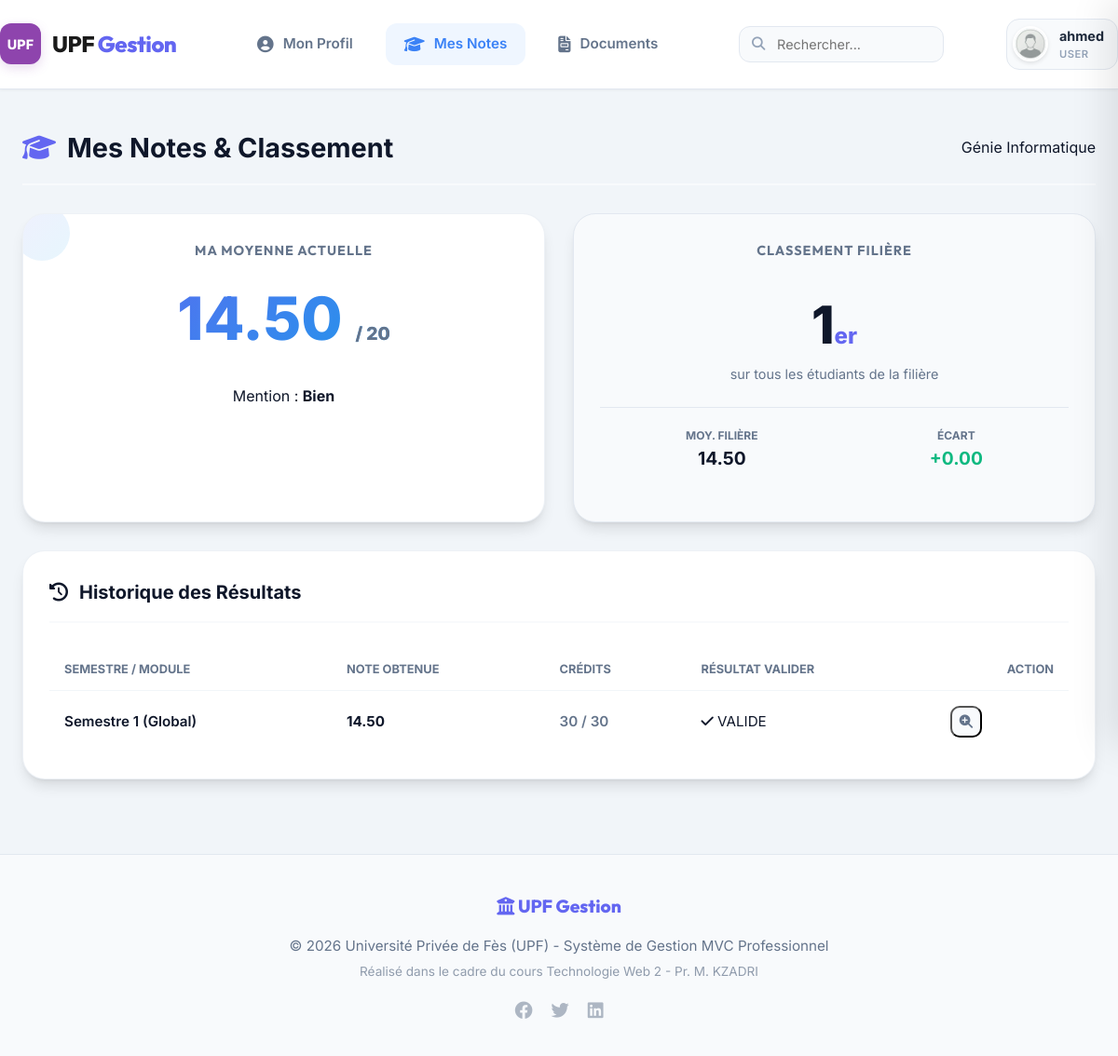
Page /index.php?ctrl=user&action=notes (signed in) on the committed database.
### tables this page shows
CREATE TABLE IF NOT EXISTS etudiants (
    CodeE VARCHAR(10) PRIMARY KEY,
    Nom VARCHAR(50) NOT NULL,
    Prenom VARCHAR(50) NOT NULL,
    CodeF VARCHAR(10),
    Note DECIMAL(4,2),
    DateN DATE,
    Email VARCHAR(100),
    Telephone VARCHAR(20),
    Photo VARCHAR(255),
    FOREIGN KEY (CodeF) REFERENCES filieres(CodeF) ON DELETE SET NULL
);

CREATE TABLE IF NOT EXISTS filieres (
    CodeF VARCHAR(10) PRIMARY KEY,
    IntituleF VARCHAR(100) NOT NULL,
    Responsable VARCHAR(100),
    NbPlaces INT DEFAULT 30
);

### controllers/UserController.php (called while the page is built, shortened)
<?php
require_once 'models/EtudiantModel.php';
require_once 'models/Database.php';
class UserController {
    private $etudiantModel;
    public function __construct() {
        $this->etudiantModel = new EtudiantModel();
    }
    public function notes() {
        $classement = $this->etudiantModel->getClassementFiliere($_SESSION['etudiant_id']);
        require_once 'views/layout/header.php';
        require_once 'views/user/notes.php';
        require_once 'views/layout/footer.php';
    }
}

### models/EtudiantModel.php (called while the page is built, shortened)
<?php
class EtudiantModel {
    private $pdo;
    public function __construct() {
        $this->pdo = Database::getInstance()->getPDO();
    }
    public function findByCode($code) {
        $stmt = $this->pdo->prepare("SELECT e.*, f.IntituleF FROM etudiants e LEFT JOIN filieres f ON e.CodeF = f.CodeF WHERE e.CodeE = ?");
        $stmt->execute([$code]);
        return $stmt->fetch() ?: null;
    }
    public function getClassementFiliere($codeEtudiant) {
        $etudiant = $this->findByCode($codeEtudiant);
        $codeFiliere = $etudiant['CodeF'];
        $note = $etudiant['Note'];
        $stmt = $this->pdo->prepare("SELECT COUNT(*) + 1 FROM etudiants WHERE CodeF = ? AND Note > ?");
        $stmt->execute([$codeFiliere, $note]);
        $rang = $stmt->fetchColumn();
        $stmt2 = $this->pdo->prepare("SELECT AVG(Note) FROM etudiants WHERE CodeF = ?");
        $stmt2->execute([$codeFiliere]);
        $moyenne = round($stmt2->fetchColumn(), 2);
        return ['rang' => $rang, 'moyenne_filiere' => $moyenne];
    }
}

### models/Database.php (called while the page is built, shortened)
<?php
class Database {
    private static $instance = null;
    private $pdo;
    private function __construct() {
        try {
            $dsn = "mysql:host=" . DB_HOST . ";dbname=" . DB_NAME . ";charset=utf8mb4";
            $this->pdo = new PDO($dsn, DB_USER, DB_PASS);
            $this->pdo->setAttribute(PDO::ATTR_ERRMODE, PDO::ERRMODE_EXCEPTION);
            $this->pdo->setAttribute(PDO::ATTR_DEFAULT_FETCH_MODE, PDO::FETCH_ASSOC);
        } catch (PDOException $e) {
            die("Erreur de connexion : " . $e->getMessage());
        }
    }
    public static function getInstance(): self {
        if (self::$instance === null) {
            self::$instance = new self();
        }
        return self::$instance;
    }
    public function getPDO(): PDO {
        return $this->pdo;
    }
}

### views/user/notes.php (the view, shortened to what this page needs)
<div class="card-header" style="margin-bottom: 30px;">
    <div class="card-title" style="font-size: 1.8rem;">
        <i class="fas fa-graduation-cap" style="color: var(--primary);"></i> Mes Notes & Classement
    </div>
    <span class="badge badge-primary"><?php echo htmlspecialchars($etudiant['IntituleF']); ?></span>
</div>
<div style="display: grid; grid-template-columns: 1fr 1fr; gap: 30px; margin-top: 30px;">
    <div class="card" style="text-align: center; position: relative; overflow: hidden;">
        <div style="position: absolute; top: -10px; left: -10px; width: 60px; height: 60px; background: var(--gradient); opacity: 0.1; border-radius: 50%;"></div>
        <h3 style="color: var(--gray); font-size: 0.9rem; text-transform: uppercase; letter-spacing: 1px;">Ma Moyenne Actuelle</h3>
        <div style="font-size: 4rem; font-weight: 800; background: var(--gradient); -webkit-background-clip: text; -webkit-text-fill-color: transparent; margin: 10px 0;">
            <?php echo $etudiant['Note'] !== null ? number_format($etudiant['Note'], 2) : "--"; ?>
            <small style="font-size: 1.2rem; color: var(--gray); -webkit-text-fill-color: var(--gray);">/ 20</small>
        </div>
        <?php if ($etudiant['Note'] !== null): ?>
            <?php
                $n = $etudiant['Note'];
                $mention = "Insuffisant"; $class = "badge-danger";
                if ($n >= 16) { $mention = "Très Bien"; $class = "badge-success"; }
                elseif ($n >= 14) { $mention = "Bien"; $class = "badge-success"; }
                elseif ($n >= 12) { $mention = "Assez Bien"; $class = "badge-primary"; }
                elseif ($n >= 10) { $mention = "Passable"; $class = "badge-primary"; }
            ?>
            <div class="badge <?= $class ?>" style="font-size: 1rem; padding: 10px 24px; border-radius: 50px;">
                Mention : <strong><?php echo $mention; ?></strong>
            </div>
        <?php else: ?>
            <div class="badge" style="background: #f1f5f9; color: var(--gray); font-size: 0.9rem; padding: 10px 24px;">
                Évaluation en cours...
            </div>
        <?php endif; ?>
    </div>
    <div class="card" style="text-align: center; background: #f8fafc; border: 1px solid #e2e8f0;">
        <h3 style="color: var(--gray); font-size: 0.9rem; text-transform: uppercase; letter-spacing: 1px;">Classement Filière</h3>
        <?php if ($classement): ?>
            <div style="margin: 24px 0;">
                <div style="font-size: 3.5rem; font-weight: 800; color: var(--dark);">
                    <?php echo $classement['rang']; ?><small style="font-size: 1.5rem; color: var(--primary);"><?php echo $classement['rang'] == 1 ? 'er' : 'ème'; ?></small>
                </div>
                <div style="font-size: 0.9rem; color: var(--gray); margin-top: -5px;">sur tous les étudiants de la filière</div>
            </div>
            <div style="display: flex; justify-content: space-around; border-top: 1px solid #e2e8f0; padding-top: 20px; margin-top: 10px;">
                <div>
                    <div style="font-size: 0.75rem; color: var(--gray); font-weight: 700; text-transform: uppercase;">Moy. Filière</div>
                    <div style="font-weight: 700; font-size: 1.2rem;"><?php echo number_format($classement['moyenne_filiere'], 2); ?></div>
                </div>
                <div>
                    <div style="font-size: 0.75rem; color: var(--gray); font-weight: 700; text-transform: uppercase;">Écart</div>
                    <?php $diff = $etudiant['Note'] - $classement['moyenne_filiere']; ?>
                    <div style="font-weight: 700; font-size: 1.2rem; color: <?= $diff >= 0 ? 'var(--success)' : 'var(--danger)' ?>;">
                        <?= $diff >= 0 ? '+' : '' ?><?= number_format($diff, 2) ?>
                    </div>
                </div>
            </div>
        <?php endif; ?>
    </div>
</div>
<div class="card" style="margin-top: 30px;">
    <div class="card-header">
        <div class="card-title"><i class="fas fa-history"></i> Historique des Résultats</div>
    </div>
    <div class="table-responsive">
        <table>
            <thead>
                <tr>
                    <th>Semestre / Module</th>
                    <th>Note obtenue</th>
                    <th>Crédits</th>
                    <th>Résultat Valider</th>
                    <th style="text-align: right;">Action</th>
                </tr>
            </thead>
            <tbody>
                <tr>
                    <td><div style="font-weight: 600;">Semestre 1 (Global)</div></td>
                    <td><span class="badge badge-primary" style="font-size: 0.95rem; font-weight: 700;"><?php echo $etudiant['Note'] !== null ? number_format($etudiant['Note'], 2) : '--'; ?></span></td>
                    <td><span style="color: var(--gray); font-weight: 600;">30 / 30</span></td>
                    <td>
                        <?php if ($etudiant['Note'] >= 10): ?>
                            <span class="badge badge-success"><i class="fas fa-check"></i> VALIDE</span>
                        <?php elseif ($etudiant['Note'] !== null): ?>
                            <span class="badge badge-danger"><i class="fas fa-times"></i> NON VALIDE</span>
                        <?php else: ?>
                            <span class="badge" style="background: #f1f5f9; color: var(--gray);">EN ATTENTE</span>
                        <?php endif; ?>
                    </td>
                    <td style="text-align: right;">
                        <button class="action-btn" title="Détail par module"><i class="fas fa-search-plus"></i></button>
                    </td>
                </tr>
            </tbody>
        </table>
    </div>
</div>

### assets/style.css (style rules this page uses)
:root { --primary: #6366f1; --primary-light: #818cf8; --primary-dark: #4f46e5; --secondary: #0ea5e9; --accent: #f43f5e; --gradient: linear-gradient(135deg, #6366f1 0%, #0ea5e9 100%); --gradient-warm: linear-gradient(135deg, #6366f1 0%, #a855f7 100%); --gradient-glass: rgba(255, 255, 255, 0.7); --success: #10b981; --warning: #f59e0b; --danger: #ef4444; --info: #0ea5e9; --light: #f8fafc; --dark: #0f172a; --gray: #64748b; --white: #ffffff; --shadow-sm: 0 1px 2px 0 rgb(0 0 0 / 0.05); --shadow: 0 10px 15px -3px rgb(0 0 0 / 0.1), 0 4px 6px -4px rgb(0 0 0 / 0.1); --shadow-lg: 0 20px 25px -5px rgb(0 0 0 / 0.1), 0 8px 10px -6px rgb(0 0 0 / 0.1); --radius: 12px; --radius-lg: 24px; --transition: all 0.3s cubic-bezier(0.4, 0, 0.2, 1); }
* { box-sizing: border-box; margin: 0; padding: 0; }
body { background-color: #f1f5f9; color: var(--dark); font-family: 'Inter', sans-serif; line-height: 1.6; -webkit-font-smoothing: antialiased; }
h1, h2, h3, h4, .logo, .nav-link { font-family: 'Outfit', sans-serif; }
.card { background: var(--white); border-radius: var(--radius-lg); padding: 28px; box-shadow: var(--shadow); margin-bottom: 24px; height: 100%; border: 1px solid rgba(226, 232, 240, 0.6); transition: var(--transition); }
.card-header { display: flex; justify-content: space-between; align-items: center; margin-bottom: 28px; border-bottom: 2px solid var(--light); padding-bottom: 15px; }
.card-title { font-size: 1.25rem; font-weight: 700; display: flex; align-items: center; gap: 12px; }
.table-responsive { overflow-x: auto; }
table { width: 100%; border-collapse: collapse; }
th { text-align: left; padding: 12px 16px; font-size: 0.8rem; text-transform: uppercase; color: var(--gray); font-weight: 700; border-bottom: 1px solid #f1f5f9; }
td { padding: 16px; border-bottom: 1px solid #f1f5f9; font-size: 0.95rem; }
tr:last-child td { border-bottom: none; }
.action-btn { width: 34px; height: 34px; border-radius: 10px; display: flex; align-items: center; justify-content: center; font-size: 0.9rem; transition: var(--transition); background: var(--light); color: var(--gray); }

### rows in the picture
etudiants: CodeF.IntituleF "Génie Informatique", Note "14.50", Note "Bien", Note "0.00"

### other values in the picture
$_SESSION['login'] "ahmed"
$_SESSION['role'] "USER"
$classement['rang'] "1"
$classement['moyenne_filiere'] "14.50"
